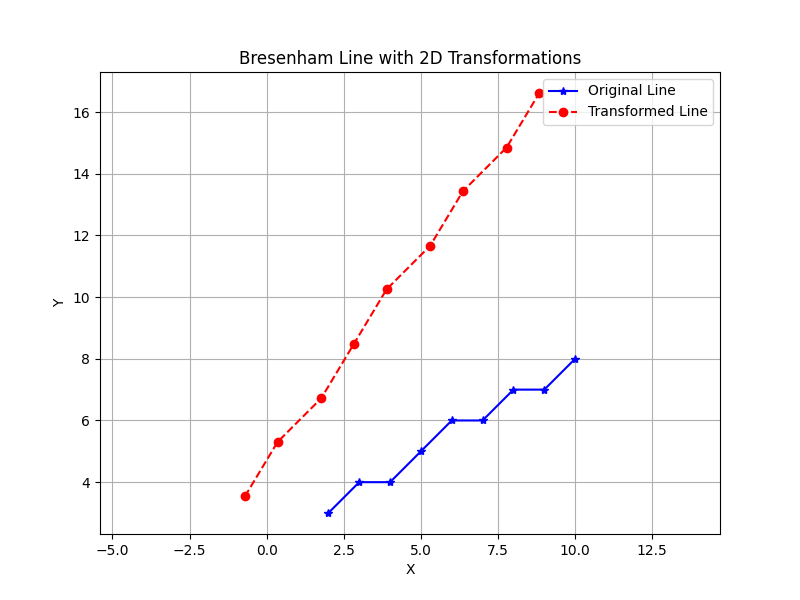

Write Python code to recreate this figure.
import numpy as np
import matplotlib.pyplot as plt

def bresenham_line(x0, y0, x1, y1):
    xes, yes = [], []
    dx = abs(x1 - x0)
    dy = abs(y1 - y0)
    sx = 1 if x1 >= x0 else -1
    sy = 1 if y1 >= y0 else -1
    x, y = x0, y0

    if dx >= dy:
        p = 2 * dy - dx
        for _ in range(dx + 1):
            xes.append(x)
            yes.append(y)
            x += sx
            if p >= 0:
                y += sy
                p += 2 * dy - 2 * dx
            else:
                p += 2 * dy
    else:
        p = 2 * dx - dy
        for _ in range(dy + 1):
            xes.append(x)
            yes.append(y)
            y += sy
            if p >= 0:
                x += sx
                p += 2 * dx - 2 * dy
            else:
                p += 2 * dx

    return np.array(xes), np.array(yes)


def apply_2d_transformation(x_coords, y_coords, transformation_matrix):
    points = np.vstack([x_coords, y_coords, np.ones_like(x_coords)])
    transformed_points = transformation_matrix @ points
    return transformed_points[0], transformed_points[1]


def plot_line_with_transformations(x0, y0, x1, y1):
    x_orig, y_orig = bresenham_line(x0, y0, x1, y1)

    xf, yf = x0, y0
    
    scaling_matrix = np.array([
        [2,   0,   0],
        [0, 0.5,   0],
        [0,   0,   1]
    ])

    T_to_origin = np.array([
        [1, 0, -xf],
        [0, 1, -yf],
        [0, 0,   1]
    ])

    T_back = np.array([
        [1, 0, xf],
        [0, 1, yf],
        [0, 0,  1]
    ])

    composite_matrix = T_back @ scaling_matrix @ T_to_origin

    theta = np.pi / 4
    rotation_matrix = np.array([
        [np.cos(theta), -np.sin(theta), 0],
        [np.sin(theta),  np.cos(theta), 0],
        [0,              0,             1]
    ])

    composite_matrix = rotation_matrix @ composite_matrix

    x_transformed, y_transformed = apply_2d_transformation(
        x_orig, y_orig, composite_matrix
    )

    plt.figure(figsize=(8, 6))
    plt.plot(x_orig, y_orig, marker='*', color='blue',
             linestyle='-', label='Original Line')
    plt.plot(x_transformed, y_transformed, marker='o',
             color='red', linestyle='--', label='Transformed Line')

    plt.title("Bresenham Line with 2D Transformations")
    plt.xlabel("X")
    plt.ylabel("Y")
    plt.legend()
    plt.grid(True)
    plt.axis('equal')
    plt.show()


plot_line_with_transformations(2, 3, 10, 8)
